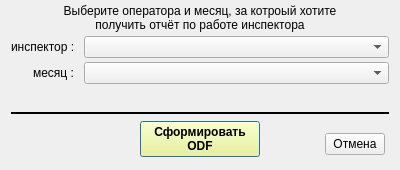
<?xml version="1.0" encoding="UTF-8"?>
<ui version="4.0">
 <class>print_operator_timeline_wnd</class>
 <widget class="QDialog" name="print_operator_timeline_wnd">
  <property name="geometry">
   <rect>
    <x>0</x>
    <y>0</y>
    <width>400</width>
    <height>170</height>
   </rect>
  </property>
  <property name="minimumSize">
   <size>
    <width>400</width>
    <height>170</height>
   </size>
  </property>
  <property name="windowTitle">
   <string>Отчёт по работе инспектора за месяц</string>
  </property>
  <layout class="QFormLayout" name="formLayout">
   <property name="labelAlignment">
    <set>Qt::AlignRight|Qt::AlignTrailing|Qt::AlignVCenter</set>
   </property>
   <property name="verticalSpacing">
    <number>4</number>
   </property>
   <property name="topMargin">
    <number>4</number>
   </property>
   <item row="1" column="0">
    <widget class="QLabel" name="label_2">
     <property name="text">
      <string>инспектор : </string>
     </property>
    </widget>
   </item>
   <item row="2" column="0">
    <widget class="QLabel" name="label_3">
     <property name="text">
      <string>месяц : </string>
     </property>
    </widget>
   </item>
   <item row="1" column="1">
    <widget class="QComboBox" name="combo_operator">
     <property name="maxVisibleItems">
      <number>50</number>
     </property>
    </widget>
   </item>
   <item row="2" column="1">
    <widget class="QComboBox" name="combo_month">
     <property name="maxVisibleItems">
      <number>50</number>
     </property>
    </widget>
   </item>
   <item row="0" column="0" colspan="2">
    <widget class="QLabel" name="label">
     <property name="text">
      <string>Выберите оператора и месяц, за котроый хотите 
получить отчёт по работе инспектора</string>
     </property>
     <property name="alignment">
      <set>Qt::AlignCenter</set>
     </property>
    </widget>
   </item>
   <item row="5" column="0" colspan="2">
    <layout class="QHBoxLayout" name="horizontalLayout">
     <property name="leftMargin">
      <number>2</number>
     </property>
     <property name="topMargin">
      <number>2</number>
     </property>
     <property name="rightMargin">
      <number>2</number>
     </property>
     <property name="bottomMargin">
      <number>2</number>
     </property>
     <item>
      <spacer name="horizontalSpacer_3">
       <property name="orientation">
        <enum>Qt::Horizontal</enum>
       </property>
       <property name="sizeHint" stdset="0">
        <size>
         <width>40</width>
         <height>20</height>
        </size>
       </property>
      </spacer>
     </item>
     <item>
      <spacer name="horizontalSpacer">
       <property name="orientation">
        <enum>Qt::Horizontal</enum>
       </property>
       <property name="sizeHint" stdset="0">
        <size>
         <width>40</width>
         <height>20</height>
        </size>
       </property>
      </spacer>
     </item>
     <item>
      <widget class="QPushButton" name="bn_print">
       <property name="minimumSize">
        <size>
         <width>120</width>
         <height>0</height>
        </size>
       </property>
       <property name="palette">
        <palette>
         <active>
          <colorrole role="Button">
           <brush brushstyle="SolidPattern">
            <color alpha="255">
             <red>255</red>
             <green>255</green>
             <blue>127</blue>
            </color>
           </brush>
          </colorrole>
         </active>
         <inactive>
          <colorrole role="Button">
           <brush brushstyle="SolidPattern">
            <color alpha="255">
             <red>255</red>
             <green>255</green>
             <blue>127</blue>
            </color>
           </brush>
          </colorrole>
         </inactive>
         <disabled>
          <colorrole role="Button">
           <brush brushstyle="SolidPattern">
            <color alpha="255">
             <red>255</red>
             <green>255</green>
             <blue>127</blue>
            </color>
           </brush>
          </colorrole>
         </disabled>
        </palette>
       </property>
       <property name="font">
        <font>
         <weight>75</weight>
         <bold>true</bold>
        </font>
       </property>
       <property name="text">
        <string>Сформировать 
ODF</string>
       </property>
      </widget>
     </item>
     <item>
      <spacer name="horizontalSpacer_2">
       <property name="orientation">
        <enum>Qt::Horizontal</enum>
       </property>
       <property name="sizeHint" stdset="0">
        <size>
         <width>40</width>
         <height>20</height>
        </size>
       </property>
      </spacer>
     </item>
     <item>
      <layout class="QVBoxLayout" name="verticalLayout">
       <property name="spacing">
        <number>2</number>
       </property>
       <property name="leftMargin">
        <number>2</number>
       </property>
       <property name="topMargin">
        <number>2</number>
       </property>
       <property name="rightMargin">
        <number>2</number>
       </property>
       <property name="bottomMargin">
        <number>2</number>
       </property>
       <item>
        <spacer name="verticalSpacer">
         <property name="orientation">
          <enum>Qt::Vertical</enum>
         </property>
         <property name="sizeHint" stdset="0">
          <size>
           <width>2</width>
           <height>2</height>
          </size>
         </property>
        </spacer>
       </item>
       <item>
        <widget class="QPushButton" name="bn_cansel">
         <property name="minimumSize">
          <size>
           <width>60</width>
           <height>0</height>
          </size>
         </property>
         <property name="maximumSize">
          <size>
           <width>60</width>
           <height>16777215</height>
          </size>
         </property>
         <property name="text">
          <string>Отмена</string>
         </property>
        </widget>
       </item>
      </layout>
     </item>
    </layout>
   </item>
   <item row="4" column="0" colspan="2">
    <widget class="Line" name="line">
     <property name="minimumSize">
      <size>
       <width>10</width>
       <height>0</height>
      </size>
     </property>
     <property name="frameShadow">
      <enum>QFrame::Plain</enum>
     </property>
     <property name="lineWidth">
      <number>2</number>
     </property>
     <property name="orientation">
      <enum>Qt::Horizontal</enum>
     </property>
    </widget>
   </item>
   <item row="3" column="0" colspan="2">
    <spacer name="verticalSpacer_2">
     <property name="orientation">
      <enum>Qt::Vertical</enum>
     </property>
     <property name="sizeHint" stdset="0">
      <size>
       <width>20</width>
       <height>40</height>
      </size>
     </property>
    </spacer>
   </item>
  </layout>
 </widget>
 <resources/>
 <connections/>
</ui>
